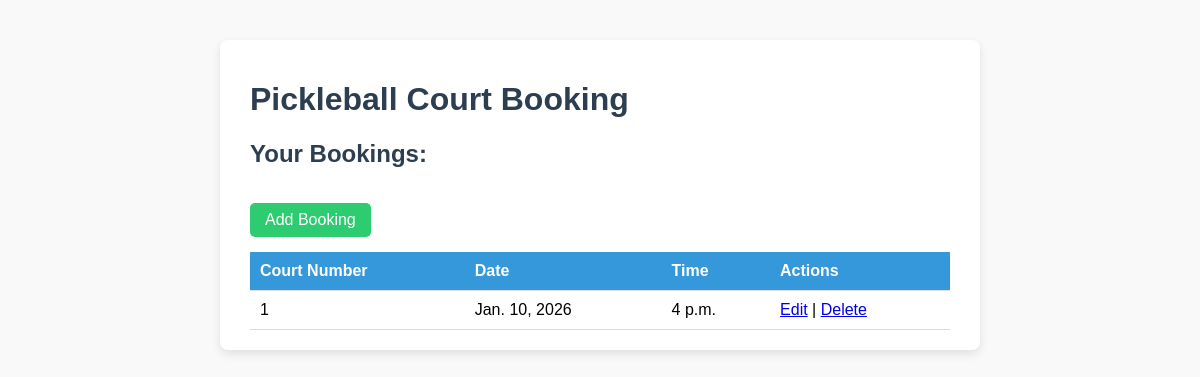
/booking/ (signed in), run on an earlier commit of the app's database.
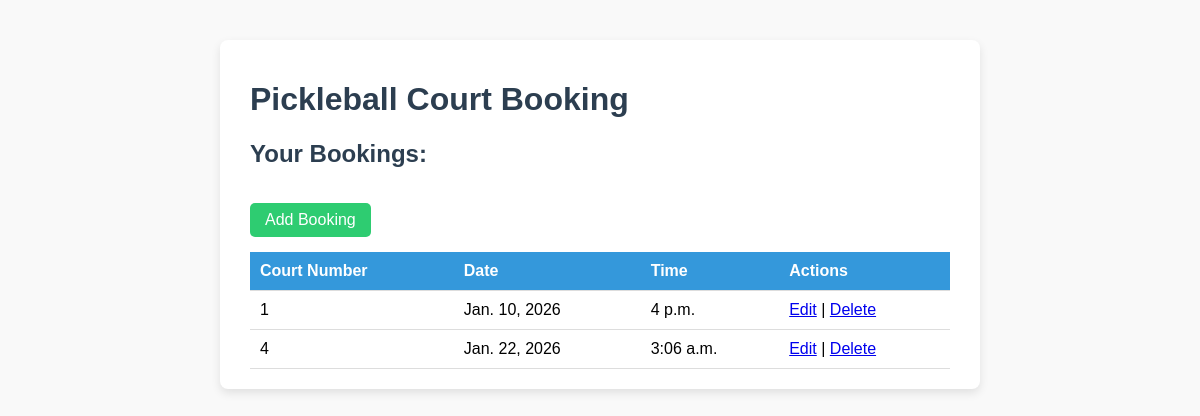
And on a later commit of the database.
### booking/models.py (models this page shows, shortened)
class CourtBooking(models.Model):
    COURT_CHOICES = [
        (1, "Court 1"),
        (2, "Court 2"),
        (3, "Court 3"),
        (4, "Court 4"),  # add as many as your facility has
    ]
    court_number = models.IntegerField(choices=COURT_CHOICES, default=1)
    date = models.DateField()
    time = models.TimeField()
    user = models.ForeignKey(User, on_delete=models.CASCADE)

### booking/views.py (the view)
# urls.py: path('', views.booking_list, name='booking_list'),
@login_required
def booking_list(request):
   print("Logged in user:", request.user)
   bookings = CourtBooking.objects.filter(user=request.user)
   return render(request, 'booking/booking_list.html', {'bookings': bookings})

### booking/templates/booking/booking_list.html (shortened to what this page needs)
<!DOCTYPE html>
<html>
<head>
</head>
<body>
    <div class="container">
        <h1>Pickleball Court Booking</h1>
        <h2>Your Bookings:</h2>
        <a href="{% url 'booking_create' %}" class="button">Add Booking</a>
        {% if bookings %}
        <table>
            <thead>
                <tr>
                    <th>Court Number</th>
                    <th>Date</th>
                    <th>Time</th>
                    <th>Actions</th>
                </tr>
            </thead>
            <tbody>
                {% for booking in bookings %}
                <tr>
                    <td>{{ booking.court_number }}</td>
                    <td>{{ booking.date }}</td>
                    <td>{{ booking.time }}</td>
                    <td>
                        <a href="{% url 'booking_update' booking.id %}">Edit</a> |
                        <a href="{% url 'booking_delete' booking.id %}">Delete</a>
                    </td>
                </tr>
                {% endfor %}
            </tbody>
        </table>
        {% else %}
        <p class="empty-message">You have no bookings yet.</p>
        {% endif %}
    </div>
</body>
</html>

### booking/templates/booking/booking_list.html (style rules this page uses)
body { font-family: Arial, sans-serif; margin: 40px; background-color: #f9f9f9; }
h1, h2 { color: #2c3e50; }
.container { max-width: 700px; margin: 0 auto; background-color: white; padding: 20px 30px; border-radius: 8px; box-shadow: 0 4px 10px rgba(0,0,0,0.1); }
table { width: 100%; border-collapse: collapse; margin-top: 15px; }
th, td { text-align: left; padding: 10px; border-bottom: 1px solid #ddd; }
th { background-color: #3498db; color: white; }
a.button { display: inline-block; padding: 8px 15px; margin-top: 15px; background-color: #2ecc71; color: white; text-decoration: none; border-radius: 5px; }

What changed in the data, as far as the page shows it:
added CourtBooking: court_number "4", date "Jan. 22, 2026", time "3:06 a.m."
